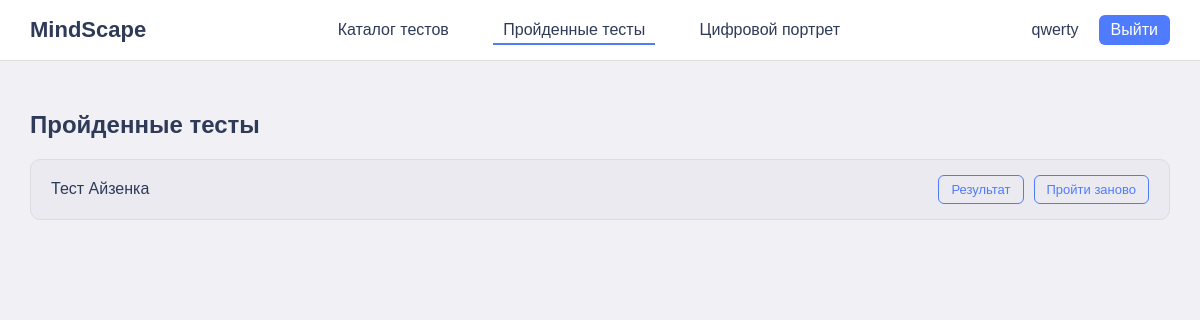
/completed (signed in), run on an earlier commit of the app's database.
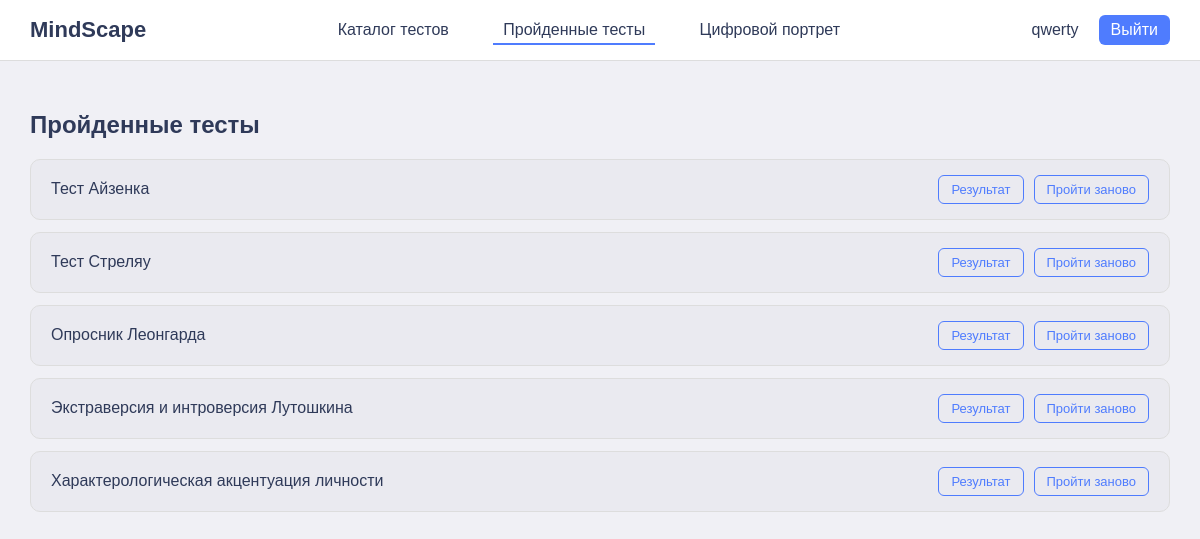
And on a later commit of the database.
### tables this page shows
CREATE TABLE "tests" (
	"id"	INTEGER,
	"topic"	TEXT NOT NULL,
	"title"	TEXT NOT NULL,
	"is_active"	INTEGER DEFAULT 1,
	"description"	TEXT, visualization_type TEXT,
	PRIMARY KEY("id" AUTOINCREMENT)
);

### app.py (the view)
@app.route('/completed')
def completed_tests_page():
    if 'username' not in session:
        return redirect('/')
    conn = sqlite3.connect('database.db')
    cursor = conn.cursor()
    cursor.execute("SELECT id FROM users WHERE username = ?", (session['username'],))
    user_id = cursor.fetchone()[0]
    cursor.execute("""
        SELECT t.id, t.title, MAX(ua.id)
        FROM user_attempts ua
        JOIN tests t ON ua.test_id = t.id
        WHERE ua.user_id = ?
        GROUP BY t.id
    """, (user_id,))
    tests = cursor.fetchall()
    conn.close()
    return render_template('completed.html', tests=tests)

### templates/completed.html (shortened to what this page needs)
<!DOCTYPE html>
<html lang="ru">
<head>
    <link rel="stylesheet" href="{{ url_for('static', filename='style/main.css') }}">
    <link rel="stylesheet" href="{{ url_for('static', filename='style/completed.css') }}">
</head>
<body>
<header class="header">
    <div class="logo">MindScape</div>
    <nav class="nav">
        <a href="/">Каталог тестов</a>
        <a href="/completed" class="active">Пройденные тесты</a>
        <a href="/portrait">Цифровой портрет</a>
    </nav>
    <div class="user-panel">
        <span class="username">{{ session.username }}</span>
        <a href="/logout" class="logout">Выйти</a>
    </div>
</header>
<main>
    <h2>Пройденные тесты</h2>
<div class="tests">
    {% for test in tests %}
        <div class="test-card completed">
            <div class="test-title">{{ test[1] }}</div>
            <div class="card-buttons">
                <a href="/test/{{ test[0] }}" class="btn">
                    Результат
                </a>
                <a href="/retake/{{ test[0] }}" class="btn">
                    Пройти заново
                </a>
            </div>
        </div>
    {% endfor %}
</div>
</main>
</body>
</html>

What changed in the data, as far as the page shows it:
now on this page (row edited): tests: title "Тест Стреляу"
now on this page (row edited): tests: title "Опросник Леонгарда"
now on this page (row edited): tests: title "Экстраверсия и интроверсия Лутошкина"
now on this page (row edited): tests: title "Характерологическая акцентуация личности"
